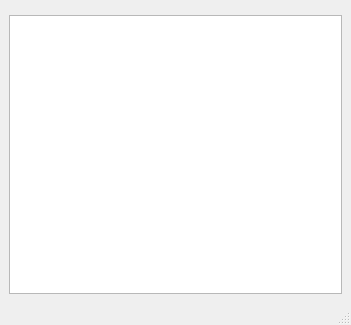
<?xml version="1.0" encoding="UTF-8"?>
<ui version="4.0">
 <class>main</class>
 <widget class="QMainWindow" name="main">
  <property name="geometry">
   <rect>
    <x>0</x>
    <y>0</y>
    <width>351</width>
    <height>325</height>
   </rect>
  </property>
  <property name="windowTitle">
   <string>MainWindow</string>
  </property>
  <widget class="QWidget" name="centralwidget">
   <layout class="QVBoxLayout" name="verticalLayout">
    <item>
     <widget class="wdg_bt_t" name="bt" native="true"/>
    </item>
    <item>
     <widget class="QPlainTextEdit" name="log"/>
    </item>
   </layout>
  </widget>
  <widget class="QStatusBar" name="status"/>
 </widget>
 <customwidgets>
  <customwidget>
   <class>wdg_bt_t</class>
   <extends>QWidget</extends>
   <header>wdg_bt.h</header>
   <container>1</container>
  </customwidget>
 </customwidgets>
 <resources/>
 <connections/>
</ui>
